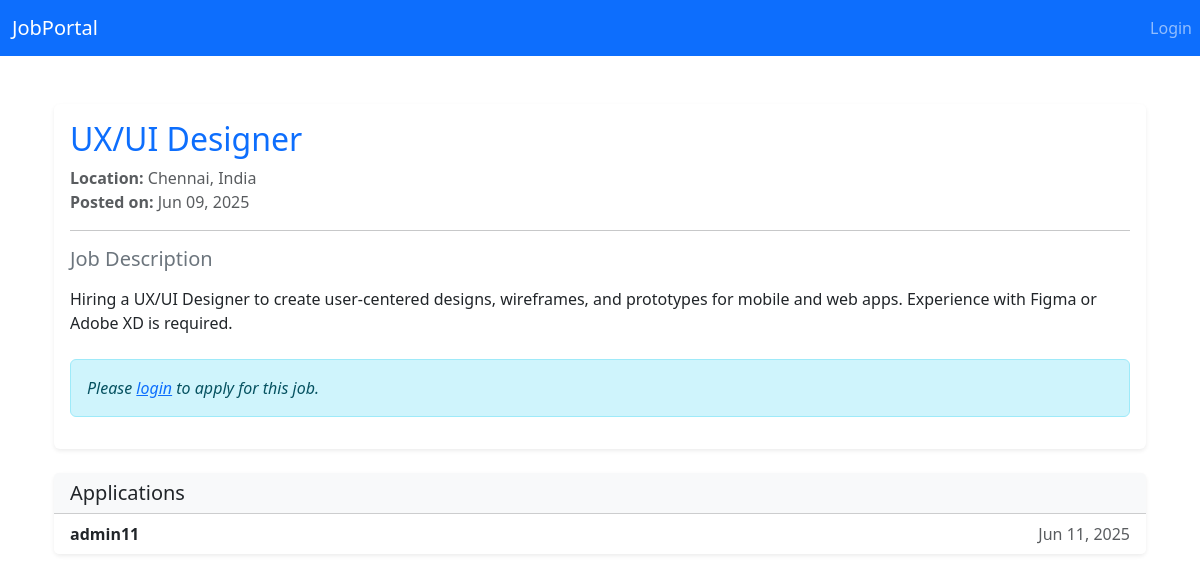
Page /job/8/ on the committed database.
### core/models.py (models this page shows, shortened)
class Job(models.Model):
    title = models.CharField(max_length=200)
    description = models.TextField()
    company_name = models.CharField(max_length=200)
    salary = models.IntegerField()
    location = models.CharField(max_length=100)
    posted_by = models.ForeignKey(User, on_delete=models.CASCADE)
    created_at = models.DateTimeField(auto_now_add=True)
    class Meta:
        ordering = ['-created_at']

class Application(models.Model):
    STATUS_CHOICES = [
        ('P', 'Pending'),
        ('A', 'Accepted'),
        ('R', 'Rejected'),
    ]
    job = models.ForeignKey(Job, on_delete=models.CASCADE, related_name='applications')
    applicant = models.ForeignKey(User, on_delete=models.CASCADE, related_name='applications')
    resume = models.FileField(upload_to='resumes/', validators=[validate_resume])
    cover_letter = models.TextField(blank=True)
    applied_at = models.DateTimeField(auto_now_add=True)
    status = models.CharField(max_length=1, choices=STATUS_CHOICES, default='P')
    class Meta:
        ordering = ['-applied_at']

### core/views.py (the view)
# urls.py: path('job/<int:pk>/', views.job_detail, name='job_detail'),
def job_detail(request, pk):
    job = get_object_or_404(Job, pk=pk)
    return render(request, 'core/job_detail.html', {'job': job})

### core/templates/core/job_detail.html
{% extends 'core/base.html' %}
{% load static %}
{% block content %}
<div class="container mt-5">
  <div class="card shadow-sm border-0 rounded">
    <div class="card-body">
      <h2 class="card-title text-primary">{{ job.title }}</h2>
      <div class="mb-3 text-muted">
        <strong>Location:</strong> {{ job.location }}<br>
        <strong>Posted on:</strong> {{ job.created_at|date:"M d, Y" }}
      </div>
      <hr>
      <div class="mb-4">
        <h5 class="text-secondary">Job Description</h5>
        <p class="lead">{{ job.description|linebreaks }}</p>
      </div>
      {% if user.is_authenticated %}
      {% if user.is_authenticated %}
      <a href="{% url 'apply_job' job.pk %}?next={{ request.get_full_path }}">Apply Now</a>
      {% else %}
      <a href="{% url 'login' %}?next={% url 'apply_job' job.pk %}">Login to apply</a>
      {% endif %}
      {% else %}
      <div class="alert alert-info mt-3">
        <em>Please <a href="{% url 'login' %}">login</a> to apply for this job.</em>
      </div>
      {% endif %}
    </div>
  </div>
  <div class="card mt-4 border-0 shadow-sm">
    <div class="card-header bg-light">
      <h5 class="mb-0">Applications</h5>
    </div>
    <ul class="list-group list-group-flush">
      {% for app in job.applications.all %}
      <li class="list-group-item d-flex justify-content-between align-items-center">
        <strong>{{ app.applicant.username }}</strong>
        <span class="text-muted">{{ app.applied_at|date:"M d, Y" }}</span>
      </li>
      {% empty %}
      <li class="list-group-item text-muted">No applications yet.</li>
      {% endfor %}
    </ul>
  </div>
</div>
{% endblock %}

### rows in the picture
Job: title "UX/UI Designer", location "Chennai, India", created_at "Jun 09, 2025", description "Hiring a UX/UI Designer to create user-centered designs, wireframes, and prototypes for mobile and web apps. Experience with Figma or Adobe XD is required."
Application: applicant.username "admin11", applied_at "Jun 11, 2025"
